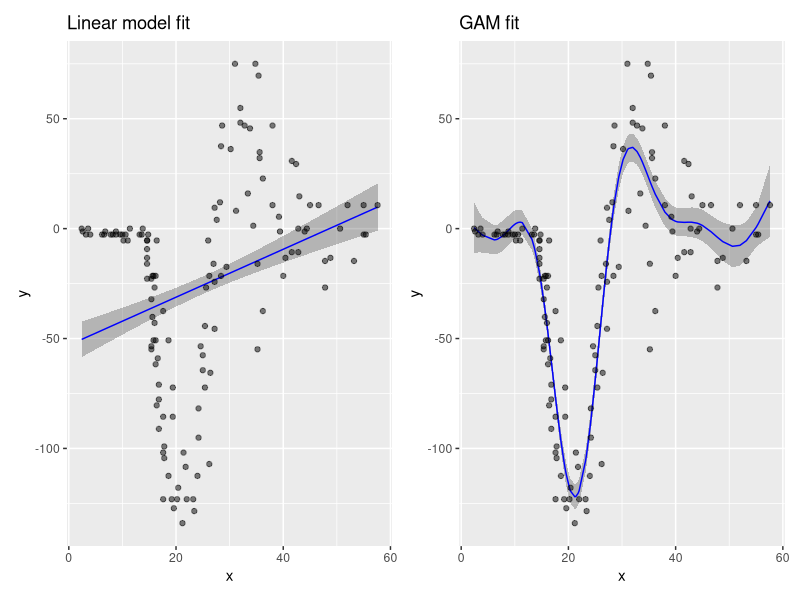

This chart was generated by the following R code:
## ---- chunk 1
library(mgcv)
library(broom)
library(ggplot2)
library(patchwork)
library(MASS)

knitr::opts_chunk$set(echo = FALSE, warning = FALSE)
## ---- chunk 2
mcycle <- MASS::mcycle


gam_mod <- gam(accel ~ s(times), data = mcycle)
lm_mod <- lm(accel ~ times, data = mcycle)

lm_dat <- augment(lm_mod, se_fit = TRUE)
gam_dat <- augment(gam_mod)

gam_plot <- 
  ggplot(gam_dat, aes(x = times)) +
  geom_ribbon(aes(ymin = .fitted - .se.fit,
                  ymax = .fitted + .se.fit),
              alpha = 0.3) +
  geom_line(aes(y = .fitted), color = "blue") +
  geom_point(aes(y = accel), alpha = 0.5) +
  labs(title = "GAM fit", x = "x", y = "y")

lm_plot <-
  ggplot(lm_dat, aes(x = times)) +
  geom_ribbon(aes(ymin = .fitted - .se.fit,
                  ymax = .fitted + .se.fit),
              alpha = 0.3) +
  geom_line(aes(y = .fitted), color = "blue") +
  geom_point(aes(y = accel), alpha = 0.5) +
  labs(title = "Linear model fit", x = "x", y = "y")

lm_plot + gam_plot
